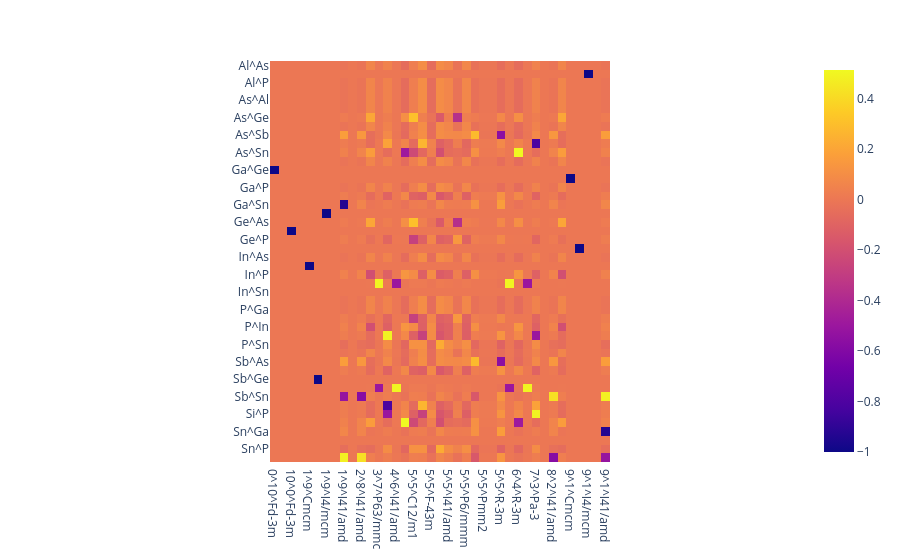

The notebook cell this image was saved under:
### Markdown cell above
### plotlyを用いた対話的可視化

次はplotlyがあると実行できる。

### Code cell
import plotly.express as px
g_fig = px.imshow(g_df_recom-g_df)
g_fig.show()

### Figure 1 — Plotly figure (JSON) as saved in the notebook; plotly's stock layout.template omitted (floating-point values rounded to 4 significant figures; data arrays with more than 128 entries replaced by an {"elided": "..."} marker saying what was removed)
{"data": [{"coloraxis": "coloraxis", "hovertemplate": "x: %{x}<br>y: %{y}<br>color: %{z}<extra></extra>", "name": "0", "type": "heatmap", "x": ["0^10^Fd-3m", "0^10^I4/mmm", "10^0^Fd-3m", "10^0^I4/mmm", "1^9^Cmcm", "1^9^F-43m", "1^9^I4/mcm", "1^9^I4/mmm", "1^9^I41/amd", "2^8^I4/mmm", "2^8^I41/amd", "2^8^R-3m", "3^7^P63/mmc", "3^7^Pa-3", "4^6^I41/amd", "4^6^R-3m", "5^5^C12/m1", "5^5^Cmc21", "5^5^F-43m", "5^5^Fm-3m", "5^5^I41/amd", "5^5^I4mm", "5^5^P6/mmm", "5^5^Pm-3m", "5^5^Pmm2", "5^5^Pmmn", "5^5^R-3m", "6^4^I41/amd", "6^4^R-3m", "7^3^P63/mmc", "7^3^Pa-3", "8^2^I4/mmm", "8^2^I41/amd", "8^2^R-3m", "9^1^Cmcm", "9^1^F-43m", "9^1^I4/mcm", "9^1^I4/mmm", "9^1^I41/amd"], "xaxis": "x", "y": ["Al^As", "Al^Ge", "Al^P", "Al^Sb", "As^Al", "As^Ga", "As^Ge", "As^In", "As^Sb", "As^Si", "As^Sn", "Ga^As", "Ga^Ge", "Ga^In", "Ga^P", "Ga^Sb", "Ga^Sn", "Ge^Al", "Ge^As", "Ge^Ga", "Ge^P", "Ge^Sb", "In^As", "In^Ga", "In^P", "In^Sb", "In^Sn", "P^Al", "P^Ga", "P^Ge", "P^In", "P^Si", "P^Sn", "Sb^Al", "Sb^As", "Sb^Ga", "Sb^Ge", "Sb^In", "Sb^Sn", "Si^As", "Si^P", "Sn^As", "Sn^Ga", "Sn^In", "Sn^P", "Sn^Sb"], "yaxis": "y", "z": {"elided": "46x39 float values"}}], "layout": {"coloraxis": {"colorscale": [[0.0, "#0d0887"], [0.1111, "#46039f"], [0.2222, "#7201a8"], [0.3333, "#9c179e"], [0.4444, "#bd3786"], [0.5556, "#d8576b"], [0.6667, "#ed7953"], [0.7778, "#fb9f3a"], [0.8889, "#fdca26"], [1.0, "#f0f921"]]}, "margin": {"t": 60}, "xaxis": {"anchor": "y", "constrain": "domain", "domain": [0.0, 1.0], "scaleanchor": "y"}, "yaxis": {"anchor": "x", "autorange": "reversed", "constrain": "domain", "domain": [0.0, 1.0]}}}
